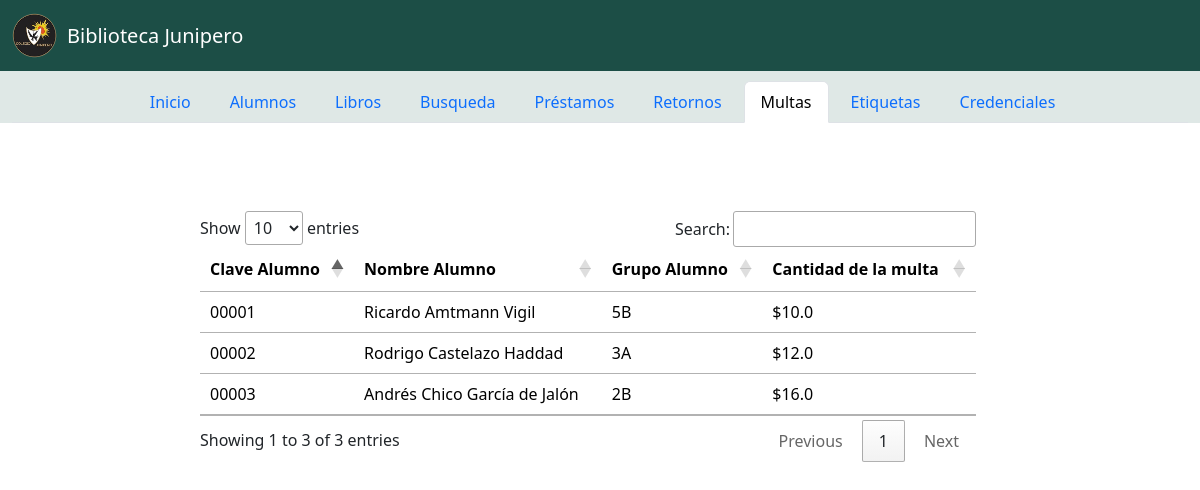
The page /multa on the database its author committed.
### biblio_app/models.py (models this page shows, shortened)
class Multa(models.Model):
    monto = models.FloatField()  # Campo de tipo double
    alumno = models.ForeignKey('Alumno', on_delete=models.CASCADE, null=True)  # Campo de referencia a Alumno
    pagado = models.BooleanField(default=False)  # Campo booleano (True/False)
    actualiz= models.DateField(null=True,blank=True)

class Alumno(models.Model):
    clave = models.AutoField(primary_key=True)
    nombre = models.CharField(max_length=50)
    apellido = models.CharField(max_length=50)
    grupo = models.IntegerField()
    clase = models.CharField(max_length=10, null=True, blank=True)
    sacalibro = models.BooleanField(default=False)
    def __str__(self):
        return f"{self.nombre} {self.apellido} "

### biblio_app/views.py (the view)
# urls.py: path('multa', multas),
def multas(request):
    query = request.GET.get('q')
    if query:
        if query.isdigit():
            query = str(int(query))
        multas = Multa.objects.filter(
            Q(clave_alumno_clave__icontains=query) &
            Q(pagado=False) &
            Q(monto__gt=10)  # Filtrar multas con monto mayor a 10
        ).distinct()
    else:
        multas = Multa.objects.filter(pagado=False, monto__gt=9)  # Filtrar multas con monto mayor a 10
    return render(request, "multas.html", context={"current_tab": "multa", "multas": multas})

### biblio_app/templates/multas.html (shortened to what this page needs)
<!DOCTYPE html>
{% extends "index.html" %}
{% load static %}
{% block main_content %}
<div class="col-md-8 mx-auto my-4">
    <div class="row">
        <nav class="navbar bg-body-light">
        </nav>
        <div class="row mt-4">
            <div class="container" style="overflow-y:auto;">
                <table class="table table-hover">
                    <thead>
                        <th>Clave Alumno</th>
                        <th>Nombre Alumno</th>
                        <th>Grupo Alumno</th>
                        <th>Cantidad de la multa</th>
                    </thead>
                    <tbody>
                        {% for multa in multas %}
                            <tr>
                                <td>{{ multa.alumno.clave|stringformat:"05d" }}</td>
                                <td>{{ multa.alumno }}</td>
                                <td> {% if multa.alumno.grupo == 0 %}
                                    PF{%if multa.alumno.clase%}{{multa.alumno.clase}}{%endif%}
                                {% else %}
                                    {{ multa.alumno.grupo }}{%if multa.alumno.clase%}{{multa.alumno.clase}}{%endif%}
                                {% endif %}</td>
                                <td>${{ multa.monto }}</td>
                            </tr>
                        {% endfor %}
                    </tbody>
                </table>
            </div>
        </div>
    </div>
</div>
{% endblock %}

### rows shown on the page
Multa: alumno.clave "00001", alumno "Ricardo Amtmann Vigil", alumno.grupo "5", alumno.clase "B", monto "10.0"
Multa: alumno.clave "00002", alumno "Rodrigo Castelazo Haddad", alumno.grupo "3", alumno.clase "A", monto "12.0"
Multa: alumno.clave "00003", alumno "Andrés Chico García de Jalón", alumno.grupo "2", alumno.clase "B", monto "16.0"
